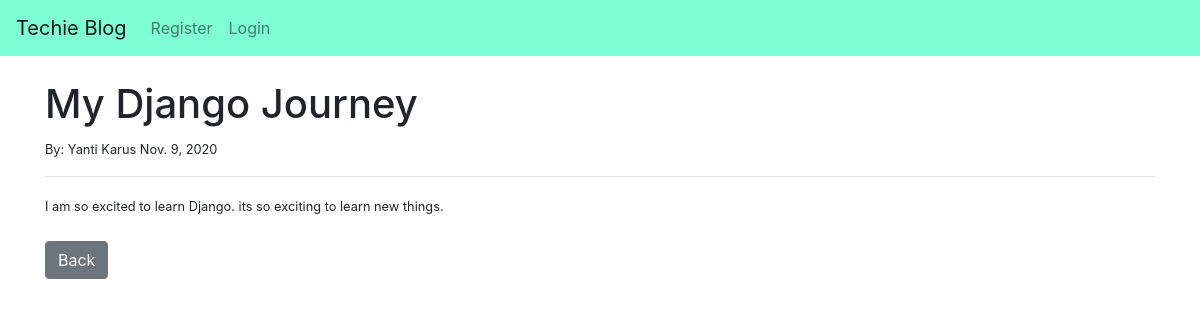
Page /post/7 on the committed database.
### theblog/models.py (models this page shows, shortened)
class Post(models.Model):
    title = models.CharField(max_length=255)
    title_tag = models.CharField(max_length=255)
    author = models.ForeignKey(User, on_delete=models.CASCADE)
    body = models.TextField()
    post_date= models.DateField(auto_now_add=True)

### theblog/views.py (the view)
# urls.py: path('post/<int:pk>', PostDetailView.as_view(), name="post_detail"),
class PostDetailView(DetailView):
    model = Post
    template_name = "post_detail.html"

### theblog/templates/post_detail.html (shortened to what this page needs)
{% extends 'base.html' %}
{% block content %}
    <h1>{{post.title}}</h1>
    <small>By: {{post.author.first_name}} {{post.author.last_name}} {{post.post_date}}
        <br/>
    <hr>
    {{post.body}}
    <br/><br/>
    <a href="{% url 'home'%}" class="btn btn-secondary">Back</a>
{% endblock %}

### rows in the picture
Post: title "My Django Journey", author.first_name "Yanti", author.last_name "Karus", post_date "Nov. 9, 2020", body "I am so excited to learn Django. its so exciting to learn new things."
